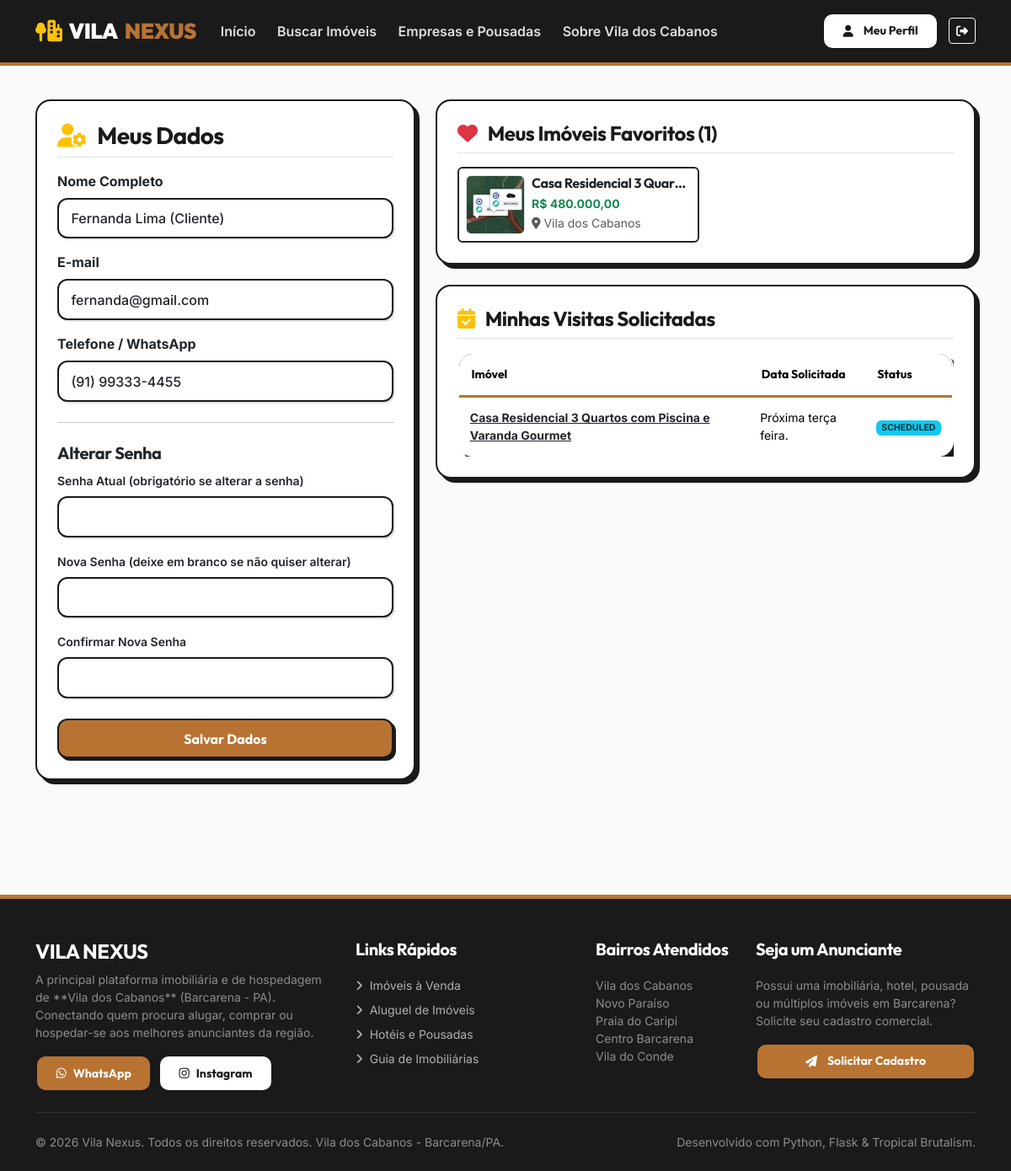
Page /auth/perfil (signed in) on the committed database.
### app/models/user.py (models this page shows, shortened)
class User(UserMixin, db.Model):
    __tablename__ = 'users'
    id = db.Column(db.Integer, primary_key=True)
    name = db.Column(db.String(120), nullable=False)
    email = db.Column(db.String(120), unique=True, index=True, nullable=False)
    password_hash = db.Column(db.String(256), nullable=False)
    role = db.Column(db.String(20), nullable=False, default='client')  # admin, entrepreneur, client
    status = db.Column(db.String(20), nullable=False, default='active')  # active, blocked
    phone = db.Column(db.String(30), nullable=True)
    company_id = db.Column(db.Integer, db.ForeignKey('companies.id', ondelete='SET NULL'), nullable=True)
    created_at = db.Column(db.DateTime, default=datetime.utcnow)
    favorites = db.relationship('Favorite', backref='user', lazy='dynamic', cascade='all, delete-orphan')
    visit_requests = db.relationship('VisitRequest', backref='user', lazy='dynamic')
    saved_searches = db.relationship('SavedSearch', backref='user', lazy='dynamic', cascade='all, delete-orphan')
    def is_admin(self):
        return self.role == 'admin'
    def is_entrepreneur(self):
        return self.role == 'entrepreneur'
    def is_client(self):
        return self.role == 'client'

### app/models/client_interactions.py (models this page shows, shortened)
class Favorite(db.Model):
    __tablename__ = 'favorites'
    id = db.Column(db.Integer, primary_key=True)
    user_id = db.Column(db.Integer, db.ForeignKey('users.id', ondelete='CASCADE'), nullable=False)
    property_id = db.Column(db.Integer, db.ForeignKey('properties.id', ondelete='CASCADE'), nullable=False)
    created_at = db.Column(db.DateTime, default=datetime.utcnow)
    __table_args__ = (
        db.UniqueConstraint('user_id', 'property_id', name='_user_property_uc'),
    )
    property = db.relationship('Property', backref=db.backref('favorited_by', cascade='all, delete-orphan'))

class VisitRequest(db.Model):
    __tablename__ = 'visit_requests'
    id = db.Column(db.Integer, primary_key=True)
    user_id = db.Column(db.Integer, db.ForeignKey('users.id', ondelete='SET NULL'), nullable=True)
    property_id = db.Column(db.Integer, db.ForeignKey('properties.id', ondelete='CASCADE'), nullable=False)
    client_name = db.Column(db.String(120), nullable=False)
    client_email = db.Column(db.String(120), nullable=False)
    client_phone = db.Column(db.String(30), nullable=False)
    preferred_date = db.Column(db.String(50), nullable=False)
    notes = db.Column(db.Text, nullable=True)
    status = db.Column(db.String(20), nullable=False, default='pending')  # pending, scheduled, completed, cancelled
    created_at = db.Column(db.DateTime, default=datetime.utcnow)
    property = db.relationship('Property', backref=db.backref('visit_requests', cascade='all, delete-orphan'))

### app/models/property.py (models this page shows, shortened)
class PropertyImage(db.Model):
    __tablename__ = 'property_images'
    id = db.Column(db.Integer, primary_key=True)
    property_id = db.Column(db.Integer, db.ForeignKey('properties.id', ondelete='CASCADE'), nullable=False)
    filename = db.Column(db.String(500), nullable=False)
    is_primary = db.Column(db.Boolean, default=False)
    order = db.Column(db.Integer, default=0)
    created_at = db.Column(db.DateTime, default=datetime.utcnow)
    def get_url(self):
        if self.filename.startswith('http://') or self.filename.startswith('https://'):
            return self.filename
        if self.filename == 'property_placeholder.svg':
            return '/static/images/property_placeholder.svg'
        return f'/static/uploads/{self.filename}'

class Property(db.Model):
    __tablename__ = 'properties'
    id = db.Column(db.Integer, primary_key=True)
    title = db.Column(db.String(200), nullable=False)
    purpose = db.Column(db.String(30), nullable=False, default='Venda')  # Venda, Aluguel, Temporada, Hospedagem
    property_type = db.Column(db.String(50), nullable=False, default='Casa')  # Casa, Apartamento, Terreno, Pousada/Quarto, Hotel/Suíte, Galpão/Comercial, Sítio/Chácara
    price = db.Column(db.Numeric(12, 2), nullable=False, default=0.0)
    neighborhood = db.Column(db.String(100), nullable=False, default='Vila dos Cabanos')
    address = db.Column(db.String(255), nullable=False)
    description = db.Column(db.Text, nullable=False)
    bedrooms = db.Column(db.Integer, default=0)
    bathrooms = db.Column(db.Integer, default=0)
    suites = db.Column(db.Integer, default=0)
    parking_spaces = db.Column(db.Integer, default=0)
    area_sqm = db.Column(db.Float, default=0.0)
    features = db.Column(db.Text, nullable=True)  # Comma-separated or JSON tags: Piscina, Garagem, Ar Condicionado...
    latitude = db.Column(db.Float, nullable=True)
    longitude = db.Column(db.Float, nullable=True)
    company_id = db.Column(db.Integer, db.ForeignKey('companies.id', ondelete='CASCADE'), nullable=False)
    phone = db.Column(db.String(30), nullable=False)
    email = db.Column(db.String(120), nullable=False)
    status = db.Column(db.String(30), nullable=False, default='disponivel')  # disponivel, vendido, alugado, reservado
    is_highlighted = db.Column(db.Boolean, default=False)
    views_count = db.Column(db.Integer, default=0)
    created_at = db.Column(db.DateTime, default=datetime.utcnow)
    updated_at = db.Column(db.DateTime, default=datetime.utcnow, onupdate=datetime.utcnow)
    images = db.relationship('PropertyImage', backref='property', lazy='joined', cascade='all, delete-orphan', order_by='PropertyImage.order')
    def primary_image_url(self):
        if self.images:
            primary = next((img for img in self.images if img.is_primary), self.images[0])
            return primary.get_url()
        return '/static/images/property_placeholder.svg'
    def formatted_price(self):
        return f"R$ {self.price:,.2f}".replace(',', 'X').replace('.', ',').replace('X', '.')

### app/blueprints/auth/routes.py (the view, shortened to what this page needs)
@auth_bp.route('/perfil', methods=['GET', 'POST'])
@login_required
def profile():
    form = ProfileForm(obj=current_user)
    user_favorites = []
    user_visits = []
    if current_user.is_client():
        user_favorites = Favorite.query.filter_by(user_id=current_user.id).all()
        user_visits = VisitRequest.query.filter_by(user_id=current_user.id).order_by(VisitRequest.created_at.desc()).all()
    return render_template('auth/profile.html', form=form, favorites=user_favorites, visits=user_visits)

### app/forms/auth_forms.py
class ProfileForm(FlaskForm):
    name = StringField('Nome Completo', validators=[DataRequired(), Length(min=3, max=120)])
    phone = StringField('Telefone / WhatsApp', validators=[Length(max=30)])
    email = StringField('E-mail', validators=[DataRequired(), Email()])
    current_password = PasswordField('Senha Atual (obrigatório se alterar a senha)')
    new_password = PasswordField('Nova Senha (deixe em branco se não quiser alterar)')
    confirm_password = PasswordField('Confirmar Nova Senha', validators=[EqualTo('new_password', message='As senhas devem coincidir.')])
    submit = SubmitField('Salvar Alterações')

### app/models/user.py (called while the page is built)
@login_manager.user_loader
def load_user(user_id):
    return User.query.get(int(user_id))

### app/templates/auth/profile.html (shortened to what this page needs)
{% extends 'base.html' %}
{% block content %}
<div class="container py-4 mb-5">
  <div class="row g-4">
    <div class="col-lg-5">
      <div class="card card-brutalist p-4">
        <h3 class="font-heading fw-bold mb-3 border-bottom pb-2">
          <i class="fa-solid fa-user-gear text-warning me-2"></i> Meus Dados
        </h3>
        <form method="POST" action="{{ url_for('auth.profile') }}">
          <div class="mb-3">
            <label class="form-label fw-bold">{{ form.name.label }}</label>
            {{ form.name(class="form-control" + (" is-invalid" if form.name.errors else "")) }}
          </div>
          <div class="mb-3">
            <label class="form-label fw-bold">{{ form.email.label }}</label>
            {{ form.email(class="form-control" + (" is-invalid" if form.email.errors else "")) }}
          </div>
          <div class="mb-3">
            <label class="form-label fw-bold">{{ form.phone.label }}</label>
            {{ form.phone(class="form-control" + (" is-invalid" if form.phone.errors else "")) }}
          </div>
          <hr class="my-4">
          <h5 class="font-heading fw-bold text-dark mb-2">Alterar Senha</h5>
          <div class="mb-3">
            <label class="form-label fw-semibold small">{{ form.current_password.label }}</label>
            {{ form.current_password(class="form-control") }}
          </div>
          <div class="mb-3">
            <label class="form-label fw-semibold small">{{ form.new_password.label }}</label>
            {{ form.new_password(class="form-control") }}
          </div>
          <div class="mb-4">
            <label class="form-label fw-semibold small">{{ form.confirm_password.label }}</label>
            {{ form.confirm_password(class="form-control") }}
          </div>
          <button type="submit" class="btn btn-vn-copper w-100">
            Salvar Dados
          </button>
        </form>
      </div>
    </div>
    <div class="col-lg-7">
      {% if current_user.is_client() %}
        <div class="card card-brutalist p-4 mb-4">
          <h4 class="font-heading fw-bold mb-3 border-bottom pb-2">
            <i class="fa-solid fa-heart text-danger me-2"></i> Meus Imóveis Favoritos ({{ favorites|length }})
          </h4>
          <div class="row g-3">
            {% for fav in favorites %}
              <div class="col-md-6">
                <div class="card border border-2 border-dark h-100 p-2">
                  <div class="d-flex gap-2">
                    <img src="{{ fav.property.primary_image_url() }}" style="width: 70px; height: 70px; object-fit: cover;" class="rounded border">
                    <div class="overflow-hidden">
                      <h6 class="font-heading fw-bold mb-1 text-truncate">
                        <a href="{{ url_for('main.property_detail', id=fav.property.id) }}" class="text-dark text-decoration-none">{{ fav.property.title }}</a>
                      </h6>
                      <div class="text-success fw-bold small">{{ fav.property.formatted_price() }}</div>
                      <small class="text-muted"><i class="fa-solid fa-location-dot"></i> {{ fav.property.neighborhood }}</small>
                    </div>
                  </div>
                </div>
              </div>
            {% else %}
              <p class="text-muted">Você ainda não salvou nenhum imóvel nos favoritos.</p>
            {% endfor %}
          </div>
        </div>
        <div class="card card-brutalist p-4">
          <h4 class="font-heading fw-bold mb-3 border-bottom pb-2">
            <i class="fa-solid fa-calendar-check text-warning me-2"></i> Minhas Visitas Solicitadas
          </h4>
          <div class="table-responsive">
            <table class="table table-brutalist small mb-0">
              <thead>
                <tr>
                  <th>Imóvel</th>
                  <th>Data Solicitada</th>
                  <th>Status</th>
                </tr>
              </thead>
              <tbody>
                {% for v in visits %}
                  <tr>
                    <td><a href="{{ url_for('main.property_detail', id=v.property.id) }}" class="fw-bold text-dark">{{ v.property.title }}</a></td>
                    <td>{{ v.preferred_date }}</td>
                    <td><span class="badge bg-info text-dark">{{ v.status.upper() }}</span></td>
                  </tr>
                {% else %}
                  <tr>
                    <td colspan="3" class="text-center text-muted">Nenhuma solicitação de visita realizada.</td>
                  </tr>
                {% endfor %}
              </tbody>
            </table>
          </div>
        </div>
      {% else %}
        <div class="card card-brutalist p-4">
          <h4 class="font-heading fw-bold mb-2">Perfil {{ current_user.role.upper() }}</h4>
          <p class="text-muted">Utilize a barra de navegação superior para acessar seu painel de controle de anúncios e relatórios.</p>
        </div>
      {% endif %}
    </div>
  </div>
</div>
{% endblock %}

### app/static/css/main.css (style rules this page uses)
:root { --vn-obsidian: #1A1A1A; --vn-copper: #B87333; --vn-copper-hover: #9E6028; --vn-sand: #F9FAF9; --vn-sand-card: #FFFFFF; --vn-emerald: #0B3D2E; --vn-emerald-light: #145944; --vn-muted: #6C757D; --vn-border-width: 2px; --vn-shadow: 5px 5px 0px var(--vn-obsidian); --vn-shadow-lg: 8px 8px 0px var(--vn-obsidian); --vn-shadow-copper: 5px 5px 0px var(--vn-copper); --vn-radius: 18px; --vn-radius-btn: 12px; --vn-radius-badge: 8px; }
body { font-family: 'Inter', system-ui, -apple-system, BlinkMacSystemFont, "Segoe UI", Roboto, sans-serif; background-color: var(--vn-sand); color: var(--vn-obsidian); margin: 0; padding: 0; min-height: 100vh; display: flex; flex-direction: column; }
h1, h2, h3, h4, h5, h6, .font-heading, .navbar-brand, .btn-brutalist { font-family: 'Outfit', sans-serif; font-weight: 700; letter-spacing: -0.02em; color: var(--vn-obsidian); }
.card-brutalist { background-color: var(--vn-sand-card); border: var(--vn-border-width) solid var(--vn-obsidian); box-shadow: var(--vn-shadow); border-radius: var(--vn-radius); transition: transform 0.2s cubic-bezier(0.165, 0.84, 0.44, 1), box-shadow 0.2s cubic-bezier(0.165, 0.84, 0.44, 1); overflow: hidden; }
.btn-vn-copper { background-color: var(--vn-copper); color: #FFFFFF !important; font-family: 'Outfit', sans-serif; font-weight: 700; border: var(--vn-border-width) solid var(--vn-obsidian); box-shadow: 3px 3px 0px var(--vn-obsidian); border-radius: var(--vn-radius-btn); padding: 0.6rem 1.4rem; transition: all 0.15s ease-in-out; text-decoration: none; display: inline-flex; align-items: center; justify-content: center; gap: 0.5rem; }
.form-control, .form-select { border: var(--vn-border-width) solid var(--vn-obsidian) !important; border-radius: var(--vn-radius-btn) !important; padding: 0.65rem 0.9rem; font-weight: 500; box-shadow: 2px 2px 0px rgba(0,0,0,0.1); }
.table-brutalist { border: var(--vn-border-width) solid var(--vn-obsidian); box-shadow: var(--vn-shadow); border-radius: var(--vn-radius); overflow: hidden; background-color: #FFFFFF; }
.table-brutalist thead { background-color: var(--vn-obsidian); color: #FFFFFF; font-family: 'Outfit', sans-serif; }
.table-brutalist th { padding: 0.9rem; border-bottom: 3px solid var(--vn-copper); }
.table-brutalist td { padding: 0.8rem; vertical-align: middle; border-bottom: 1px solid #E0E0E0; }

### rows in the picture
User: name "Fernanda Lima (Cliente)", email "fernanda@gmail.com", phone "(91) 99333-4455"
Favorite: property.primary_image_url (picture), property "Casa Residencial 3 Quart…", property.formatted_price "R$ 480.000,00", property.neighborhood "Vila dos Cabanos"
VisitRequest: property "Casa Residencial 3 Quartos com Piscina e Varanda Gourmet", preferred_date "Próxima terça feira.", status "SCHEDULED"

### other values in the picture
{{ favorites|length }} "1"
{{ 2026 }} "2026"
